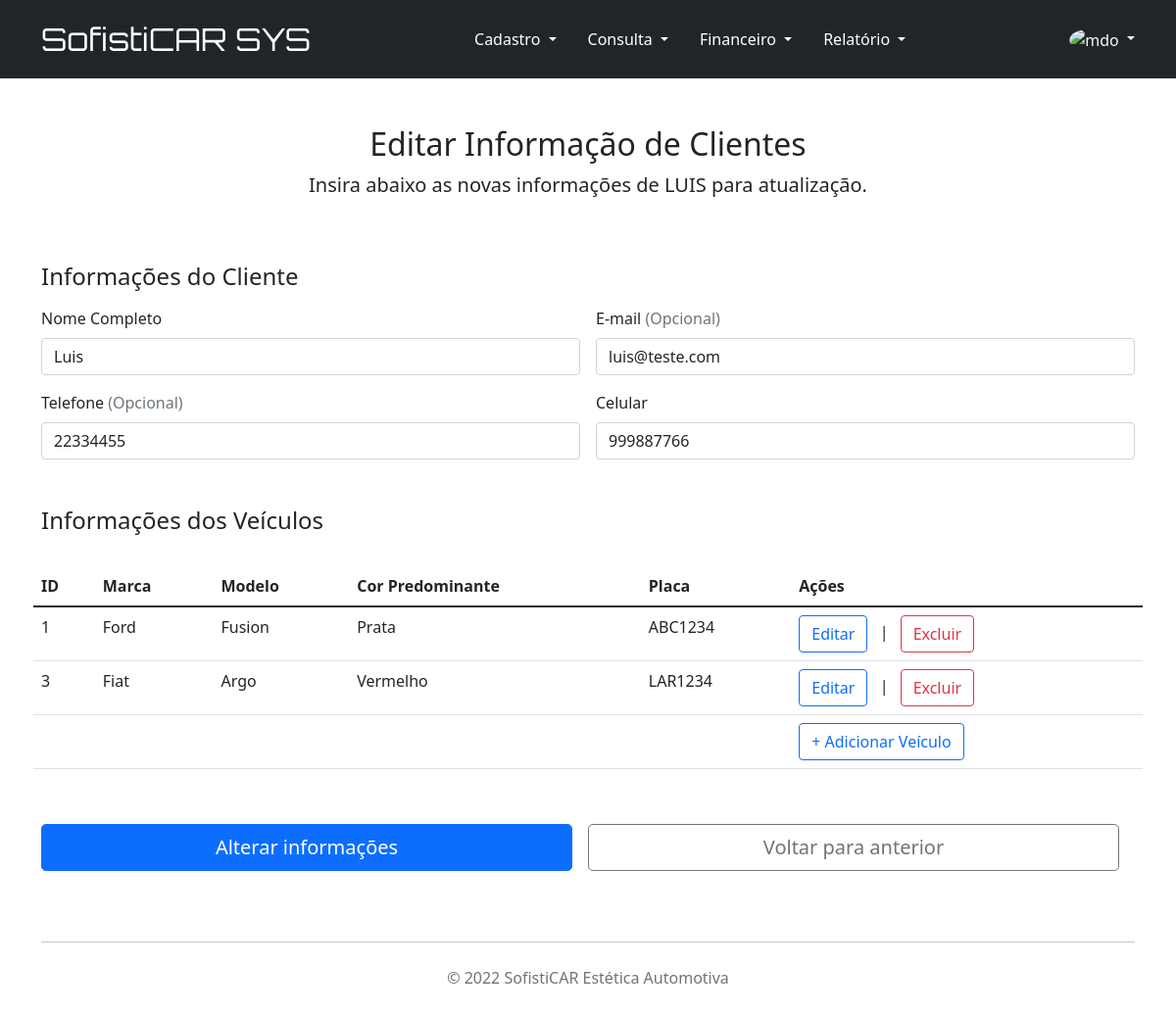
Page /editar_clientes/1 on the committed database.
### cadastro_clientes.py (models this page shows, shortened)
class Cliente(db.Model):
    __tablename__ = 'clientes'
    id = db.Column('ID', db.Integer, primary_key=True, autoincrement=True)
    nome = db.Column('Nome', db.String(150), nullable=False)
    email = db.Column('Email', db.String(150), nullable=False)
    telefone = db.Column('Telefone', db.String(150), nullable=False)
    celular = db.Column('Celular', db.String(150), nullable=False)
    veiculos = relationship(Veiculo, backref="clientes")

class Veiculo(db.Model):
    __tablename__ = 'veiculos'
    id = db.Column('ID', db.Integer, primary_key=True, autoincrement=True)
    marca = db.Column('Marca', db.String(150), nullable=False)
    modelo = db.Column('Modelo', db.String(150), nullable=False)
    cor = db.Column('Cor', db.String(150), nullable=False)
    placa = db.Column('Placa', db.String(150), nullable=False)
    cliente_id = db.Column(db.Integer, db.ForeignKey('clientes.ID'))
    cliente = relationship('Cliente')
    orcamentos = relationship(Orcamento, backref="veiculos")

### cadastro_clientes.py (the view, shortened to what this page needs)
@app.route('/editar_clientes/<int:id>', methods=['GET', 'POST'])
def edita_cliente(id):
    cliente = Cliente.query.get(id)
    veiculo = Veiculo.query.all()
    return render_template('editar_clientes.html', cliente=cliente, veiculos=veiculo)

### templates/editar_clientes.html (shortened to what this page needs)
{% extends "base.html" %}
{% block conteudo %}
<main class="container">
    <div class="py-5 text-center">
        <h2>Editar Informação de Clientes</h2>
        <p class="lead">Insira abaixo as novas informações de {{ cliente.nome.upper() }} para atualização.</p>
    </div>
    <div class="row g-5">
        <div class="col-12">
            <form action="/editar_clientes/{{ cliente.id }}" method="POST">
                <h4 class="mb-3">Informações do Cliente</h4>
                <div class="row g-3">
                    <div class="col-sm-12 col-md-6">
                        <label for="nome" class="form-label">Nome Completo</label>
                        <input type="text" class="form-control" id="nome" name="nome" placeholder="Nome Completo" value="{{ cliente.nome }}">
                    </div>
                    <div class="col-sm-12 col-md-6">
                        <label for="email" class="form-label">E-mail<span class="text-muted">&nbsp;(Opcional)</span></label>
                        <input type="email" class="form-control" id="email" name="email" placeholder="E-mail" value="{{ cliente.email }}">
                    </div>
                    <div class="col-sm-12 col-md-6">
                        <label for="telefone" class="form-label">Telefone<span class="text-muted">&nbsp;(Opcional)</span></label>
                        <input type="tel" class="form-control" id="telefone" name="telefone" placeholder="Telefone" value="{{ cliente.telefone }}">
                    </div>
                    <div class="col-sm-12 col-md-6">
                        <label for="celular" class="form-label">Celular</label>
                        <input type="tel" class="form-control" id="celular" name="celular" placeholder="Celular" value="{{ cliente.celular }}">
                    </div>
                <h4 class="mb-3">Informações dos Veículos</h4>
                <table class="table col-12">
                    <thead class="col-12">
                        <th>ID</th>
                        <th>Marca</th>
                        <th>Modelo</th>
                        <th>Cor Predominante</th>
                        <th>Placa</th>
                        <th>Ações</th>
                    </thead>
                    <tbody class="col-12">
                        {% for veiculo in veiculos %}
                            {% if cliente.id == veiculo.cliente_id %}
                            <tr>
                                <td>{{ veiculo.id }}</td>
                                <td>{{ veiculo.marca }}</td>
                                <td>{{ veiculo.modelo }}</td>
                                <td>{{ veiculo.cor }}</td>
                                <td>{{ veiculo.placa }}</td>
                                <td>
                                    <a href="/editar_veiculo/{{veiculo.id}}"><button type="button" class="btn btn-outline-primary">Editar</button></a>
                                    <span class="p-2">|</span>
                                    <a href="/deletar_veiculo/{{veiculo.id}}"><button type="button" class="btn btn-outline-danger">Excluir</button></a>
                                </td>
                            </tr>
                            {% endif %}
                        {% endfor %}
                        <tr>
                            <td> </td>
                            <td> </td>
                            <td> </td>
                            <td> </td>
                            <td> </td>
                            <td>
                                <a href="/veiculos/{{ cliente.id }}"><button type="button" class="btn btn-outline-primary">+ Adicionar Veículo</button></a>
                            </td>
                        </tr>
                    </tbody>
                </table>
                <div class="row g-3">
                    <div class="col-md-12 col-lg-6 p-2">
                        <button class="w-100 btn btn-primary btn-lg" type="submit">Alterar informações</button>
                    </div>
                    <div class="col-md-12 col-lg-6 p-2">
                        <a class="w-100 btn btn-outline-secondary btn-lg" href="javascript:history.back()">Voltar para anterior</a>
                    </div>
                </div>
            </form>
        </div>
    </div>
</main>
{% endblock %}

### rows in the picture
Cliente: nome "LUIS", nome "Luis", email "luis@teste.com", telefone "22334455", celular "999887766"
Veiculo: id "1", marca "Ford", modelo "Fusion", cor "Prata", placa "ABC1234"
Veiculo: id "3", marca "Fiat", modelo "Argo", cor "Vermelho", placa "LAR1234"
